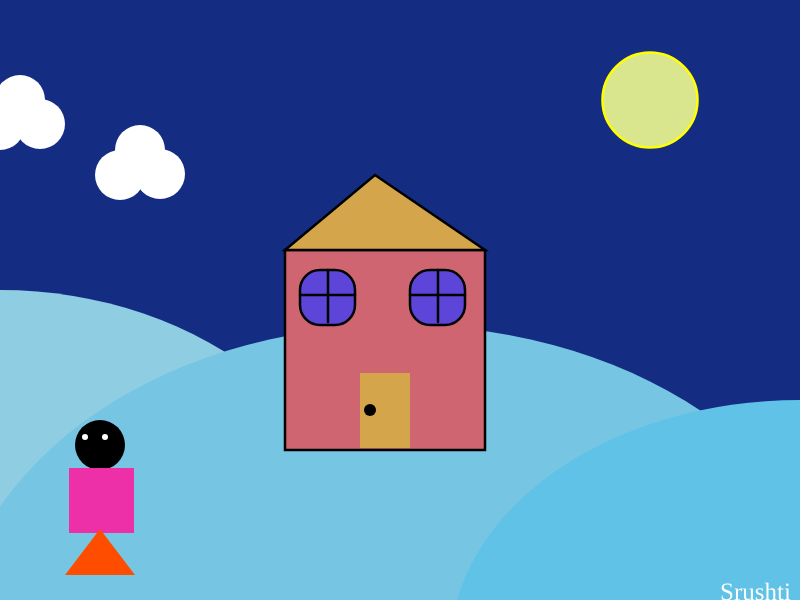
Frame 1 (no input)
Frame 60 (no input): identical to frame 1, image omitted
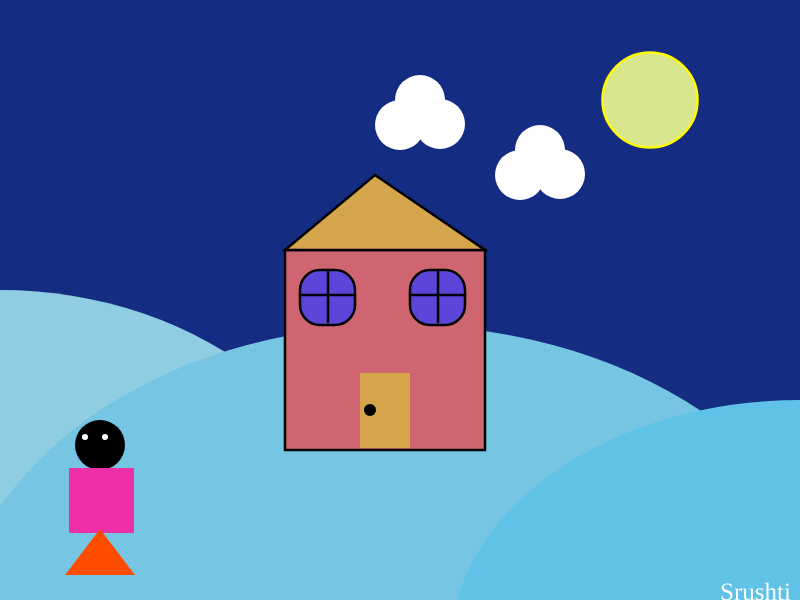
Frame 120 (the mouse pressed at the canvas centre since frame 60)

The p5.js sketch that drew these frames (run headless with seeded random() and noise() and a simulated clock; from frame 60 on, the mouse is pressed at the canvas centre):

// p5.js sketch
// ── sketch.js
// Interective Scene
// Srushti Vyas
// Nov.16, 2021
// Drawing a scene of day and night, if you click the mouse the scene will change to day and night
// and if you slide the mouse then the clouds will move

let currentBack1 = 20; //making a variable for the background change
let currentBack2 = 45;
let currentBack3 = 130;

let sun1 = 218; // variable for changing color of the sun
let sun2 = 230;
let sun3 = 142;

let land1 = 143; // variable for changing color of the land which is on the left
let land2 = 205;
let land3 = 227;

let lland1 = 118; // variable for changing color of th land whcih is in the middle
let lland2 = 198;
let lland3 = 227;

let landd = 96; // variable for rchanging color of the land which is at the right
let landd2 = 194;
let landd3 = 230;

function setup() {
  createCanvas(800, 600);
}

function draw() {
  background(currentBack1, currentBack2, currentBack3);

  noStroke();

  fill(land1, land2, land3);
  ellipse(0, 600, 750, 620);

  fill(lland1, lland2, lland3);
  ellipse(400, 660, 900, 670);

  fill(landd, landd2, landd3);
  ellipse(800, 650, 700, 500);

  textSize(25);
  fill(255);
  textFont("Georgia"); // I tried to make the letters fancy
  text("Srushti", 720, 600);

  drawCloud();
  drawSun();
  drawHouse();
  drawTriangle();
  drawGuy();
}

function drawCloud() {
  fill(255, 255, 255);
  ellipse(mouseX + 20, 100, 50);
  ellipse(mouseX + 40, 124, 50);
  ellipse(mouseX + 0, 125, 50);

  fill(255, 255, 255);
  ellipse(mouseX + 140, 150, 50);
  ellipse(mouseX + 160, 174, 50);
  ellipse(mouseX + 120, 175, 50);
}

function drawSun() {
  stroke(255, 300, 0);
  strokeWeight(2.55);
  fill(sun1, sun2, sun3);
  circle(650, 100, 95);
}

function drawHouse() {
  stroke(0);
  strokeWeight(2.5);
  fill(207, 101, 113);
  rect(285, 250, 200);

  fill(94, 69, 217);
  rect(300, 270, 55, 55, 20);
  line(328, 270, 328, 322);
  line(300, 295, 355, 295);

  rect(410, 270, 55, 55, 20);
  line(438, 270, 438, 322);
  line(410, 295, 465, 295);
}

function drawTriangle() {
  fill(212, 165, 75);
  triangle(285, 250, 375, 175, 485, 250);

  noStroke();
  rect(360, 373, 50, 75);
  fill(0);
  circle(370, 410, 12);
}

function drawGuy() {
  circle(100, 445, 50);
  fill(237, 47, 168);
  square(69, 468, 65);
  fill(255, 77, 0);
  triangle(100, 529, 65, 575, 135, 575);
  stroke("white");
  strokeWeight(6);
  point(85, 437);
  point(105, 437);
}

function mouseClicked() {
  if (currentBack1 === 220) {
    currentBack1 = 20;
    currentBack2 = 45;
    currentBack3 = 130;
  } else {
    currentBack1 = 220;
    currentBack2 = 250;
    currentBack3 = 360;
  }

  if (sun1 === 255) {
    sun1 = 218;
    sun2 = 230;
    sun3 = 142;
  } else {
    sun1 = 255;
    sun2 = 200;
    sun3 = 0;
  }
  if (land1 === 120) {
    land1 = 143;
    land2 = 205;
    land3 = 227;
  } else {
    land1 = 120;
    land2 = 255;
    land3 = 22;
  }

  if (lland1 === 20) {
    lland1 = 118;
    lland2 = 198;
    lland3 = 227;
  } else {
    lland1 = 20;
    lland2 = 290;
    lland3 = 12;
  }
  if (landd === 125) {
    landd = 96;
    landd2 = 194;
    landd3 = 230;
  } else {
    landd = 125;
    landd2 = 290;
    landd3 = 55;
  }
}
